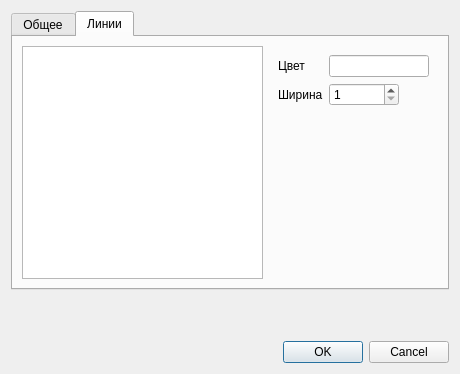
<?xml version="1.0" encoding="UTF-8"?>
<ui version="4.0">
 <class>GraphSettingsDlg</class>
 <widget class="QDialog" name="GraphSettingsDlg">
  <property name="geometry">
   <rect>
    <x>0</x>
    <y>0</y>
    <width>460</width>
    <height>374</height>
   </rect>
  </property>
  <property name="font">
   <font>
    <pointsize>9</pointsize>
   </font>
  </property>
  <property name="windowTitle">
   <string>Настройки отображения</string>
  </property>
  <layout class="QVBoxLayout" name="verticalLayout">
   <item>
    <widget class="QTabWidget" name="tabWidget_settings">
     <property name="currentIndex">
      <number>1</number>
     </property>
     <widget class="QWidget" name="tab">
      <attribute name="title">
       <string>Общее</string>
      </attribute>
      <layout class="QGridLayout" name="gridLayout">
       <item row="0" column="0" colspan="3">
        <widget class="QGroupBox" name="groupBox">
         <property name="font">
          <font>
           <weight>75</weight>
           <bold>true</bold>
          </font>
         </property>
         <property name="title">
          <string>Размерности</string>
         </property>
         <layout class="QFormLayout" name="formLayout">
          <property name="fieldGrowthPolicy">
           <enum>QFormLayout::AllNonFixedFieldsGrow</enum>
          </property>
          <item row="0" column="0">
           <widget class="QLabel" name="label">
            <property name="font">
             <font>
              <weight>50</weight>
              <bold>false</bold>
             </font>
            </property>
            <property name="text">
             <string>Расстояние</string>
            </property>
           </widget>
          </item>
          <item row="0" column="1">
           <widget class="QComboBox" name="comboBox_R">
            <property name="font">
             <font>
              <weight>50</weight>
              <bold>false</bold>
             </font>
            </property>
            <item>
             <property name="text">
              <string>миллиметры</string>
             </property>
            </item>
            <item>
             <property name="text">
              <string>метры</string>
             </property>
            </item>
            <item>
             <property name="text">
              <string>километры</string>
             </property>
            </item>
            <item>
             <property name="text">
              <string>тыс. километров</string>
             </property>
            </item>
           </widget>
          </item>
          <item row="1" column="0">
           <widget class="QLabel" name="label_2">
            <property name="font">
             <font>
              <weight>50</weight>
              <bold>false</bold>
             </font>
            </property>
            <property name="text">
             <string>Скорость</string>
            </property>
           </widget>
          </item>
          <item row="1" column="1">
           <widget class="QComboBox" name="comboBox_V">
            <property name="font">
             <font>
              <weight>50</weight>
              <bold>false</bold>
             </font>
            </property>
            <item>
             <property name="text">
              <string>миллиметры в секунду</string>
             </property>
            </item>
            <item>
             <property name="text">
              <string>метры в секунду</string>
             </property>
            </item>
            <item>
             <property name="text">
              <string>километры в секунду</string>
             </property>
            </item>
           </widget>
          </item>
          <item row="2" column="0">
           <widget class="QLabel" name="label_9">
            <property name="font">
             <font>
              <weight>50</weight>
              <bold>false</bold>
             </font>
            </property>
            <property name="text">
             <string>Время</string>
            </property>
           </widget>
          </item>
          <item row="2" column="1">
           <widget class="QComboBox" name="comboBox_TimeY">
            <property name="font">
             <font>
              <weight>50</weight>
              <bold>false</bold>
             </font>
            </property>
            <item>
             <property name="text">
              <string>секунды</string>
             </property>
            </item>
            <item>
             <property name="text">
              <string>минуты</string>
             </property>
            </item>
            <item>
             <property name="text">
              <string>часы</string>
             </property>
            </item>
            <item>
             <property name="text">
              <string>сутки</string>
             </property>
            </item>
           </widget>
          </item>
          <item row="3" column="0">
           <widget class="QLabel" name="label_11">
            <property name="font">
             <font>
              <weight>50</weight>
              <bold>false</bold>
             </font>
            </property>
            <property name="toolTip">
             <string>Количество знаков после точки</string>
            </property>
            <property name="text">
             <string>Точность, знаков</string>
            </property>
           </widget>
          </item>
          <item row="3" column="1">
           <widget class="QSpinBox" name="spinBox_precision">
            <property name="maximumSize">
             <size>
              <width>70</width>
              <height>16777215</height>
             </size>
            </property>
            <property name="font">
             <font>
              <weight>50</weight>
              <bold>false</bold>
             </font>
            </property>
            <property name="maximum">
             <number>15</number>
            </property>
            <property name="value">
             <number>6</number>
            </property>
           </widget>
          </item>
         </layout>
        </widget>
       </item>
       <item row="2" column="2">
        <widget class="QSpinBox" name="spinBox_KeyStep">
         <property name="maximumSize">
          <size>
           <width>100</width>
           <height>16777215</height>
          </size>
         </property>
         <property name="minimum">
          <number>1</number>
         </property>
         <property name="maximum">
          <number>9999</number>
         </property>
         <property name="value">
          <number>1</number>
         </property>
        </widget>
       </item>
       <item row="3" column="0">
        <widget class="QLabel" name="label_10">
         <property name="text">
          <string>Шрифт надписей</string>
         </property>
        </widget>
       </item>
       <item row="3" column="2">
        <widget class="QPushButton" name="pushButton_FontSettings">
         <property name="text">
          <string>Настроить...</string>
         </property>
        </widget>
       </item>
       <item row="1" column="0">
        <widget class="QCheckBox" name="checkBox_Grid">
         <property name="font">
          <font>
           <weight>50</weight>
           <bold>false</bold>
          </font>
         </property>
         <property name="text">
          <string>Координатная сетка</string>
         </property>
        </widget>
       </item>
       <item row="2" column="0">
        <widget class="QLabel" name="label_8">
         <property name="text">
          <string>Шаг в точках при выделении с клавиатуры</string>
         </property>
        </widget>
       </item>
      </layout>
     </widget>
     <widget class="QWidget" name="tab_subsets">
      <attribute name="title">
       <string>Линии</string>
      </attribute>
      <layout class="QHBoxLayout" name="horizontalLayout">
       <item>
        <widget class="QListWidget" name="listWidget_curves"/>
       </item>
       <item>
        <widget class="QWidget" name="widget_Display" native="true">
         <property name="font">
          <font>
           <weight>75</weight>
           <bold>true</bold>
          </font>
         </property>
         <layout class="QFormLayout" name="formLayout_2">
          <item row="0" column="0">
           <widget class="QLabel" name="label_4">
            <property name="font">
             <font>
              <weight>50</weight>
              <bold>false</bold>
             </font>
            </property>
            <property name="text">
             <string>Цвет</string>
            </property>
           </widget>
          </item>
          <item row="0" column="1">
           <widget class="QLineEdit" name="lineEdit_curveColor">
            <property name="sizePolicy">
             <sizepolicy hsizetype="Fixed" vsizetype="Fixed">
              <horstretch>0</horstretch>
              <verstretch>0</verstretch>
             </sizepolicy>
            </property>
            <property name="maximumSize">
             <size>
              <width>100</width>
              <height>16777215</height>
             </size>
            </property>
            <property name="font">
             <font>
              <weight>50</weight>
              <bold>false</bold>
             </font>
            </property>
            <property name="readOnly">
             <bool>true</bool>
            </property>
           </widget>
          </item>
          <item row="1" column="0">
           <widget class="QLabel" name="label_7">
            <property name="font">
             <font>
              <weight>50</weight>
              <bold>false</bold>
             </font>
            </property>
            <property name="text">
             <string>Ширина</string>
            </property>
           </widget>
          </item>
          <item row="1" column="1">
           <widget class="QSpinBox" name="spinBox_curveWidth">
            <property name="maximumSize">
             <size>
              <width>70</width>
              <height>16777215</height>
             </size>
            </property>
            <property name="font">
             <font>
              <weight>50</weight>
              <bold>false</bold>
             </font>
            </property>
            <property name="minimum">
             <number>1</number>
            </property>
            <property name="maximum">
             <number>10</number>
            </property>
            <property name="value">
             <number>1</number>
            </property>
           </widget>
          </item>
         </layout>
        </widget>
       </item>
      </layout>
     </widget>
    </widget>
   </item>
   <item>
    <spacer name="verticalSpacer">
     <property name="orientation">
      <enum>Qt::Vertical</enum>
     </property>
     <property name="sizeHint" stdset="0">
      <size>
       <width>0</width>
       <height>0</height>
      </size>
     </property>
    </spacer>
   </item>
   <item>
    <widget class="QDialogButtonBox" name="buttonBox_OkCancel">
     <property name="orientation">
      <enum>Qt::Horizontal</enum>
     </property>
     <property name="standardButtons">
      <set>QDialogButtonBox::Cancel|QDialogButtonBox::Ok</set>
     </property>
    </widget>
   </item>
  </layout>
 </widget>
 <tabstops>
  <tabstop>buttonBox_OkCancel</tabstop>
 </tabstops>
 <resources/>
 <connections>
  <connection>
   <sender>buttonBox_OkCancel</sender>
   <signal>accepted()</signal>
   <receiver>GraphSettingsDlg</receiver>
   <slot>accept()</slot>
   <hints>
    <hint type="sourcelabel">
     <x>248</x>
     <y>254</y>
    </hint>
    <hint type="destinationlabel">
     <x>157</x>
     <y>274</y>
    </hint>
   </hints>
  </connection>
  <connection>
   <sender>buttonBox_OkCancel</sender>
   <signal>rejected()</signal>
   <receiver>GraphSettingsDlg</receiver>
   <slot>reject()</slot>
   <hints>
    <hint type="sourcelabel">
     <x>316</x>
     <y>260</y>
    </hint>
    <hint type="destinationlabel">
     <x>286</x>
     <y>274</y>
    </hint>
   </hints>
  </connection>
 </connections>
</ui>
